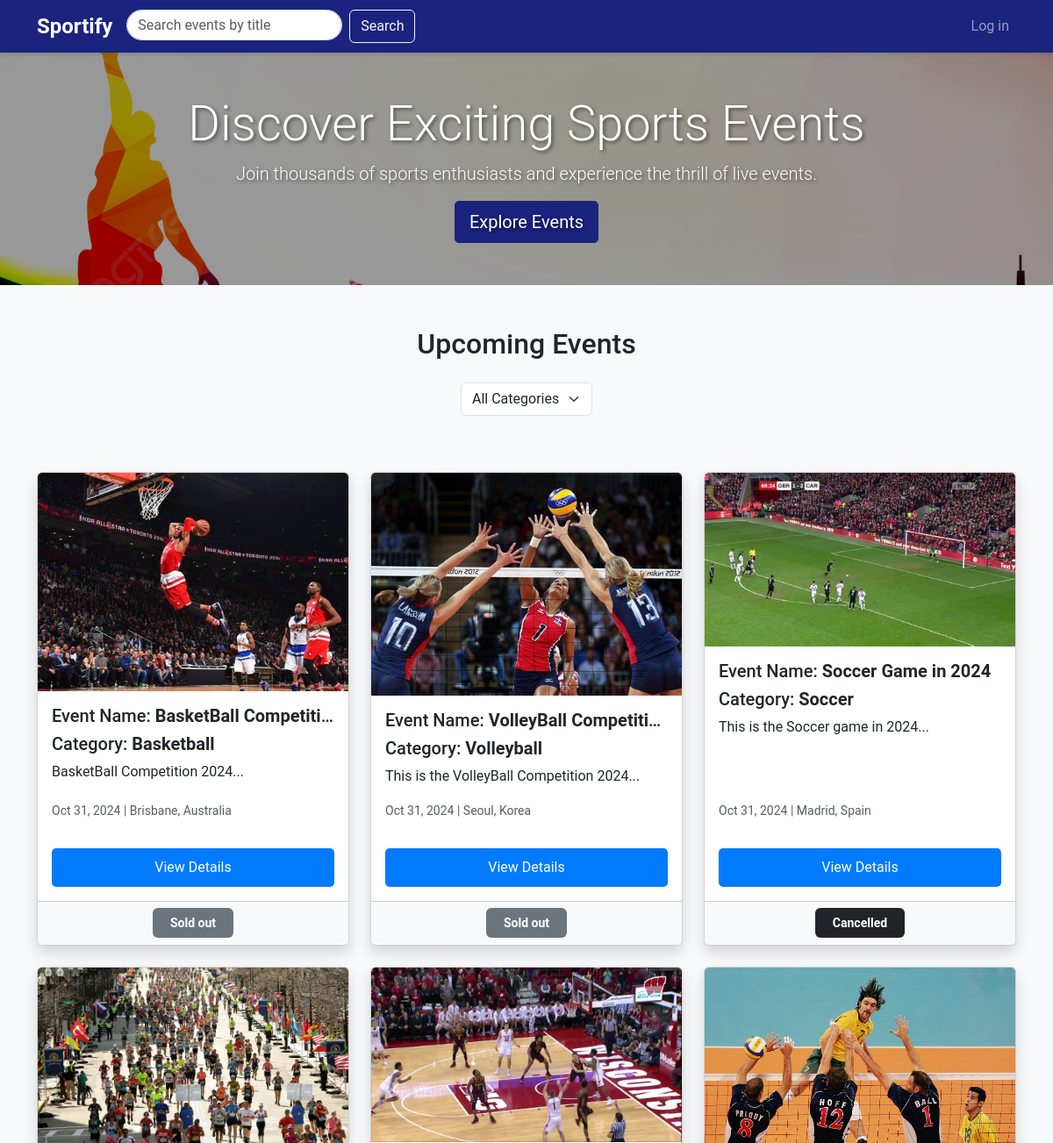
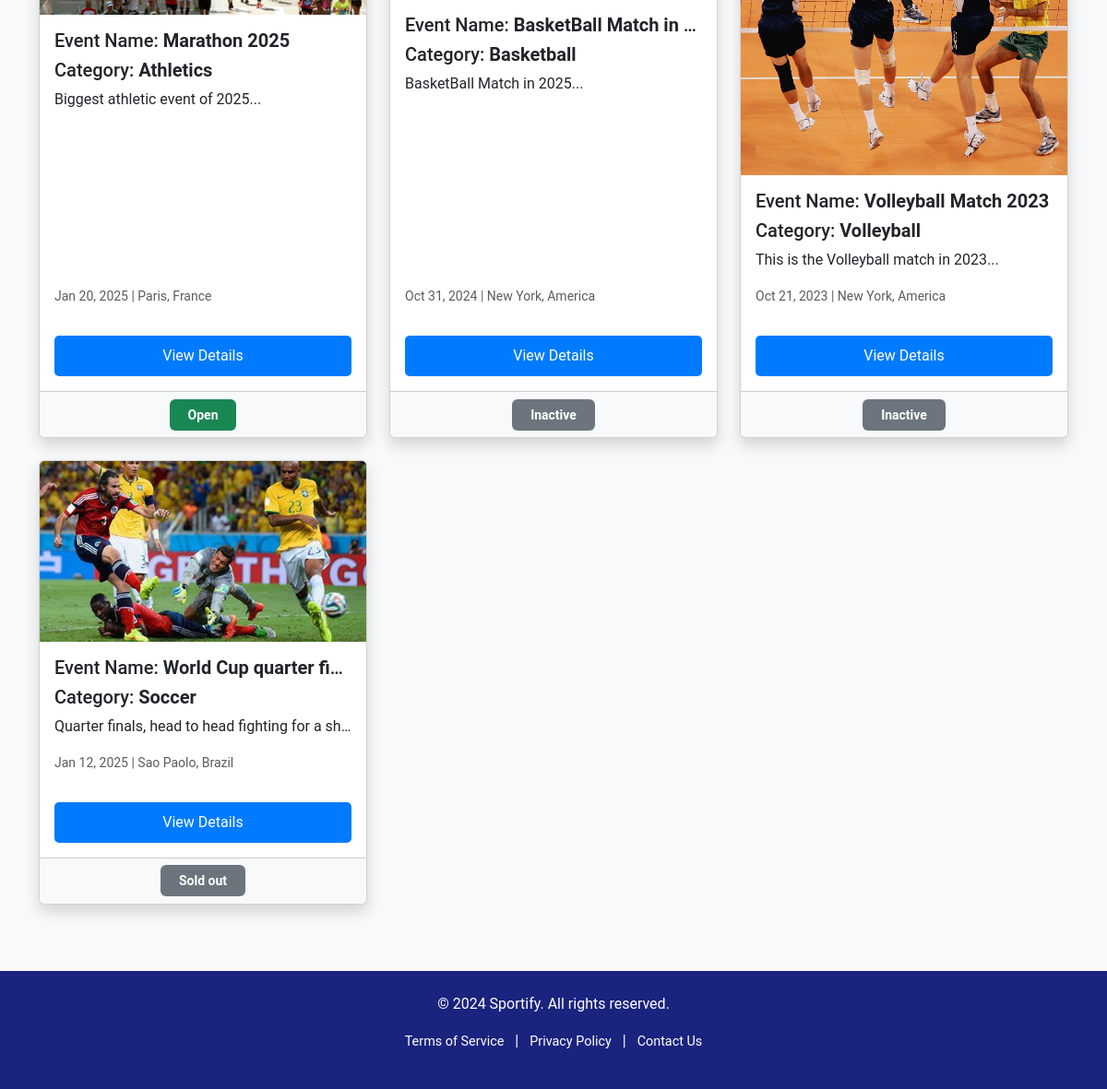
The page / on the database its author committed (2 pictures, top to bottom).
### Sportify/models.py (models this page shows, shortened)
class Event(db.Model):
    __tablename__ = 'events'
    id = db.Column(db.Integer, primary_key=True)
    name = db.Column(db.String(80), nullable=False)
    description = db.Column(db.Text, nullable=False)
    image = db.Column(db.String(150), nullable=False)  # Store path to the image
    price = db.Column(db.Integer, nullable=False)
    location = db.Column(db.String(150), nullable=False)
    datetime = db.Column(db.DateTime, nullable=False)
    capacity = db.Column(db.Integer, nullable=False)
    category = db.Column(db.String(50), nullable=False)
    status = db.Column(
        Enum(
            'Open', 'Inactive', 'Cancelled','Sold out', name='status of event'
        ),
        default='Open',
        nullable=False)
    user_id = db.Column(db.Integer, db.ForeignKey('users.id'), nullable=False)
    comments = db.relationship('Comment', backref='event', lazy=True)
    order = db.relationship('Order', backref='event', lazy=True)

### Sportify/views.py (the view)
@main_bp.route('/')
def index():
    categories = [
        'soccer', 'basketball', 'tennis', 'cricket', 'swimming', 'athletics',
        'rugby', 'golf', 'cycling', 'boxing', 'martial_arts', 'esports',
        'badminton', 'volleyball', 'baseball', 'hockey', 'gymnastics',
        'motorsport', 'squash', 'table_tennis', 'other'
    ]
    category = request.args.get('category', 'all')
    if category != 'all':
        events = Event.query.filter_by(category=category).all()
    else:
        events = Event.query.all()
    for event in events:
        if event.datetime < datetime.now() and event.status == 'Open':
            event.status = 'Inactive'
            db.session.commit()
    return render_template(
        'index.html',
        events=events,
        categories=categories,
        selected_category=category
    )

### Sportify/templates/index.html (shortened to what this page needs)
{% extends "base.html" %}
{% block content %}
<header class="jumbotron text-center py-5 mb-4">
    <div class="container">
        <h1 class="display-4">Discover Exciting Sports Events</h1>
        <p class="lead">Join thousands of sports enthusiasts and experience the thrill of live events.</p>
        <a href="#events" class="btn btn-primary btn-lg">Explore Events</a>
    </div>
</header>
<section id="events" class="container my-5">
    <h2 class="text-center mb-4">Upcoming Events</h2>
    <div class="d-flex justify-content-center mb-3">
        <form method="GET" action="{{ url_for('main.index') }}">
            <div class="input-group mb-5">
                <select name="category" class="form-select" onchange="this.form.submit()">
                    <option value="all" {% if selected_category == 'all' %}selected{% endif %}>All Categories</option>
                </select>
            </div>
        </form>
    </div>
    <div class="row">
        {% if events %}
            {% for event in events %}
            <div class="col-md-4 mb-4">
                <div class="card h-100 shadow event-card">
                    <img src="{{ event.image }}" class="card-img-top" alt="{{ event.name }}">
                    <div class="card-body d-flex flex-column">
                        <h5 class="card-title">Event Name: <strong>{{ event.name }}</strong></h5>
                        <h5 class="card-title">Category: <strong>{{ event.category.title() }}</strong></h5>
                        <p class="card-text">{{ event.description[:100] }}...</p>
                        <p class="card-text mt-auto">
                            <small class="text-muted">
                                 {{ event.datetime.strftime('%b %d, %Y') }} |
                                 {{ event.location }}
                            </small>
                        </p>
                        <a href="{{ url_for('event.show', id=event.id) }}"
                           class="btn btn-primary custom-btn mt-3">View Details</a>
                    </div>
                    <div class="card-footer">
                        <span class="badge
                            {% if event.status == 'Open' %}bg-success
                            {% elif event.status == 'Sold Out' %}bg-danger
                            {% elif event.status == 'Cancelled' %}bg-dark
                            {% else %}bg-secondary{% endif %}">
                            {{ event.status }}
                        </span>
                    </div>
                </div>
            </div>
            {% endfor %}
        {% else %}
            <p class="text-center">No events found in this category.</p>
        {% endif %}
    </div>
</section>
{% endblock %}

### Sportify/static/style/main.css (style rules this page uses)
body { font-family: 'Roboto', sans-serif; background-color: #f8f9fa; }
.jumbotron { background-image: linear-gradient(to right, rgba(0, 0, 0, 0.4), rgba(0, 0, 0, 0.4)), url('../img/sports-background.jpg'); background-size: cover; background-position: center; color: white; text-shadow: 2px 2px 4px rgba(0, 0, 0, 0.5); }
.card { transition: transform 0.2s; box-shadow: 0 4px 8px rgba(0, 0, 0, 0.1); }
.card-title, .card-text { white-space: nowrap; overflow: hidden; text-overflow: ellipsis; }
.btn-primary { background-color: #1a237e; border-color: #1a237e; border-radius: 5px; }
.card-body { flex-grow: 1; display: flex; flex-direction: column; justify-content: space-between; }
.card-body .btn { width: 100%; margin-top: auto; }
.card-footer { display: flex; justify-content: center; align-items: center; height: 50px; background-color: #f8f9fa; }
.badge { padding: 10px 20px; font-size: 0.875rem; }
.card-text { margin-bottom: 15px; }
.custom-btn { background-color: #007bff; border: none; border-radius: 5px; padding: 10px 20px; }

### rows shown on the page
Event: image (picture), name "BasketBall Competiti…", category "Basketball", description "BasketBall Competition 2024", datetime "Oct 31, 2024", location "Brisbane, Australia", status "Sold out"
Event: image (picture), name "VolleyBall Competition", category "Volleyball", description "This is the VolleyBall Competition 2024", datetime "Oct 31, 2024", location "Seoul, Korea", status "Sold out"
Event: image (picture), name "Soccer Game in 2024", category "Soccer", description "This is the Soccer game in 2024", datetime "Oct 31, 2024", location "Madrid, Spain", status "Cancelled"
Event: image (picture), name "Marathon 2025", category "Athletics", description "Biggest athletic event of 2025", datetime "Jan 20, 2025", location "Paris, France", status "Open"
Event: image (picture), name "BasketBall Match in…", category "Basketball", description "BasketBall Match in 2025", datetime "Oct 31, 2024", location "New York, America", status "Inactive"
Event: image (picture), name "Volleyball Match 2023", category "Volleyball", description "This is the Volleyball match in 2023", datetime "Oct 21, 2023", location "New York, America", status "Inactive"
Event: image (picture), name "World Cup quarter fi…", category "Soccer", description "Quarter finals, head to head fighting for a sh…", datetime "Jan 12, 2025", location "Sao Paolo, Brazil", status "Sold out"
